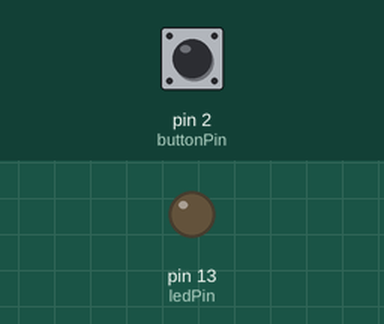
Recording of a sketch running on a simulated Arduino Uno, built with avr-gcc and run on an emulated ATmega328P. On the bench: output pins drawn as LEDs (lit = HIGH). The test bench sets the inputs (shaded band); at power-on: pin 2 (buttonPin) LOW.

Above: at 1.2 s.
1.3 s: pin 2 (buttonPin) pulled HIGH for 0.15 s
At 1.37 s:
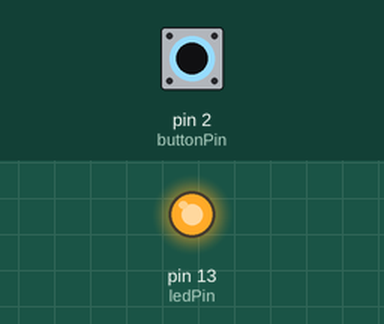
2.9 s: pin 2 (buttonPin) pulled HIGH for 3.2 s
At 7.0 s:
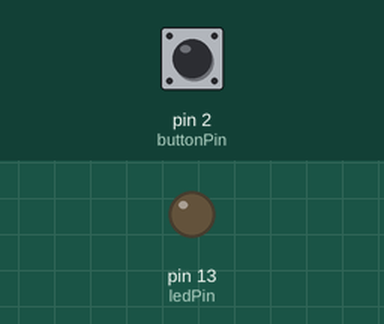
Timing chart, 0 to 8.5 s (numbered marks = the images above; inputs shaded):
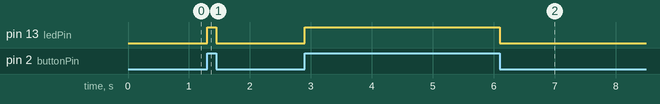

The sketch:

fantabulous_stantia1.ino
```cpp
const int ledPin = 13;
const int buttonPin = 2;
int buttonState = 0;
void setup() {
  // put your setup code here, to run once:
pinMode(ledPin, OUTPUT);
pinMode(buttonPin, INPUT);
}

void loop() {
  // put your main code here, to run repeatedly:
buttonState = digitalRead(buttonPin);
if (buttonState == HIGH){
  digitalWrite(ledPin ,HIGH);
} else {
  digitalWrite(ledPin, LOW);
}
}
```

Measured:
- after the input at 1.3 s, pin 13 (ledPin): LOW → HIGH at once, → LOW 0.15 s later
- after the input at 2.9 s, pin 13 (ledPin): LOW → HIGH at once, → LOW 3.2 s later
